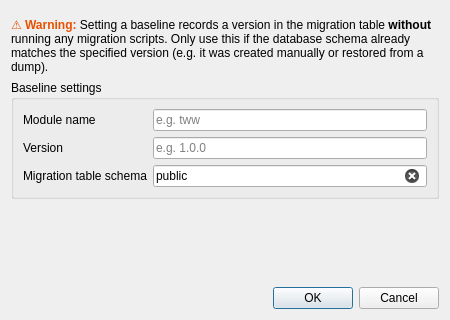
<?xml version="1.0" encoding="UTF-8"?>
<ui version="4.0">
 <class>Dialog</class>
 <widget class="QDialog" name="Dialog">
  <property name="geometry">
   <rect>
    <x>0</x>
    <y>0</y>
    <width>450</width>
    <height>320</height>
   </rect>
  </property>
  <property name="windowTitle">
   <string>Set baseline</string>
  </property>
  <layout class="QVBoxLayout" name="verticalLayout">
   <item>
    <widget class="QWidget" name="messageBar_placeholder" native="true"/>
   </item>
   <item>
    <widget class="QLabel" name="warning_label">
     <property name="text">
      <string>&lt;html&gt;&lt;head/&gt;&lt;body&gt;&lt;p&gt;&lt;span style=&quot;font-weight:700; color:#e65100;&quot;&gt;⚠ Warning:&lt;/span&gt; Setting a baseline records a version in the migration table &lt;b&gt;without&lt;/b&gt; running any migration scripts. Only use this if the database schema already matches the specified version (e.g. it was created manually or restored from a dump).&lt;/p&gt;&lt;/body&gt;&lt;/html&gt;</string>
     </property>
     <property name="wordWrap">
      <bool>true</bool>
     </property>
    </widget>
   </item>
   <item>
    <widget class="QGroupBox" name="groupBox">
     <property name="title">
      <string>Baseline settings</string>
     </property>
     <layout class="QGridLayout" name="gridLayout">
      <item row="0" column="0">
       <widget class="QLabel" name="label_module">
        <property name="text">
         <string>Module name</string>
        </property>
       </widget>
      </item>
      <item row="0" column="1">
       <widget class="QLineEdit" name="module_lineEdit">
        <property name="placeholderText">
         <string>e.g. tww</string>
        </property>
        <property name="clearButtonEnabled">
         <bool>true</bool>
        </property>
       </widget>
      </item>
      <item row="1" column="0">
       <widget class="QLabel" name="label_version">
        <property name="text">
         <string>Version</string>
        </property>
       </widget>
      </item>
      <item row="1" column="1">
       <widget class="QLineEdit" name="version_lineEdit">
        <property name="placeholderText">
         <string>e.g. 1.0.0</string>
        </property>
        <property name="clearButtonEnabled">
         <bool>true</bool>
        </property>
       </widget>
      </item>
      <item row="2" column="0">
       <widget class="QLabel" name="label_schema">
        <property name="text">
         <string>Migration table schema</string>
        </property>
       </widget>
      </item>
      <item row="2" column="1">
       <widget class="QLineEdit" name="schema_lineEdit">
        <property name="text">
         <string>public</string>
        </property>
        <property name="placeholderText">
         <string>public</string>
        </property>
        <property name="clearButtonEnabled">
         <bool>true</bool>
        </property>
       </widget>
      </item>
     </layout>
    </widget>
   </item>
   <item>
    <spacer name="verticalSpacer">
     <property name="orientation">
      <enum>Qt::Vertical</enum>
     </property>
     <property name="sizeHint" stdset="0">
      <size>
       <width>20</width>
       <height>40</height>
      </size>
     </property>
    </spacer>
   </item>
   <item>
    <widget class="QDialogButtonBox" name="buttonBox">
     <property name="orientation">
      <enum>Qt::Horizontal</enum>
     </property>
     <property name="standardButtons">
      <set>QDialogButtonBox::Cancel|QDialogButtonBox::Ok</set>
     </property>
    </widget>
   </item>
  </layout>
 </widget>
 <resources/>
 <connections>
  <connection>
   <sender>buttonBox</sender>
   <signal>rejected()</signal>
   <receiver>Dialog</receiver>
   <slot>reject()</slot>
   <hints>
    <hint type="sourcelabel">
     <x>316</x>
     <y>260</y>
    </hint>
    <hint type="destinationlabel">
     <x>286</x>
     <y>274</y>
    </hint>
   </hints>
  </connection>
 </connections>
</ui>
